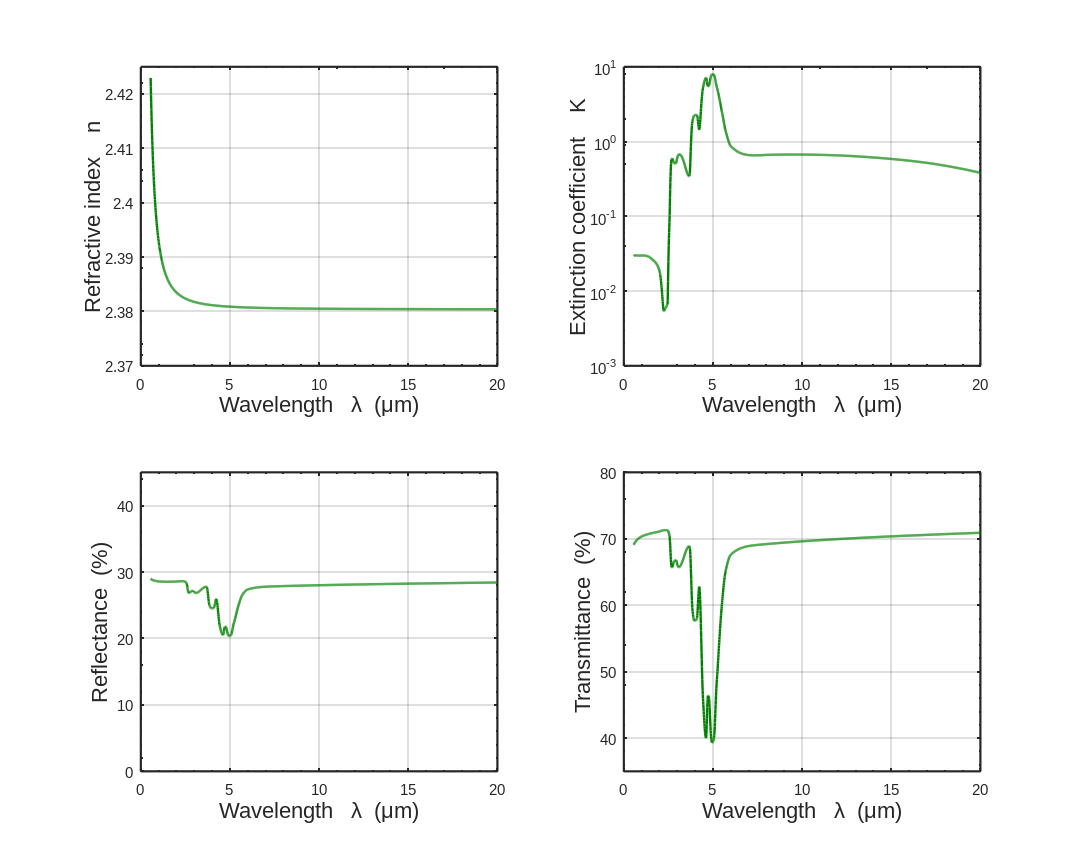

The MATLAB source for this figure:
clear all
close all
warning off MATLAB:polyfit

figure('name','diam')
set(gcf,'color',[1 1 1])
%set(gcf,'Position',get(0,'Screensize'),'PaperUnits','points','PaperPosition',get(0,'Screensize')); % Maximize figure + screen sized images [0 0 1440 878] 
set(gcf,'Position',[400    0   1000   800],'PaperUnits','points','PaperPosition',[400    0   1000   800]); % paper 
fnz = 'Arial'; % fontname
fsz = 20; % fontsize
fwz = 'normal';%'Bold'; % fontweight
msz = 8; % marker size
lwz = 2.2;  % line width


% data
%-----
h=300e-6;
l=.55:.01:20;
%l=4.4:.1:5.2;
bandx = [0 20];
ll=[.55 , .75 ,1    ,1.5 ,2   ,2.25,2.45,2.56,2.68,2.72,2.81,2.93,3.01,3.08,3.67,3.70,3.85,3.95,4.065,4.10,4.23,4.44,4.61,4.7 ,4.72,4.76,4.9,4.94,4.98,5.05,5.2,5.25,5.4 ,5.5 ,5.7,6   ,7   ,8   ,13  ,18  ,20]';
%tt=[.710,.7105,.711,.713,.715,.705,.657,.657,.666,.668,.66 ,.657,.689,.687,.593,.5765,.578,.58 ,.628,.46 ,.4  ,.458,.464,.463,.4 ,.393,.394,.399,.48,.5  ,.565,.601,.65,.676,.689,.692,.701,.707,.709]';
tt=[.691,.6988,.7035,.708,.711,.713,.713,.705,.657,.657,.666,.668,.66 ,.657,.689,.687,.593,.5765,.578,.58 ,.628,.46 ,.4  ,.458,.464,.463,.4 ,.393,.394,.399,.48,.5  ,.565,.601,.65,.676,.689,.692,.701,.707,.709]';


% coeff n
%--------
subplot(2,2,1)
hold on
grid on
set(gca,'box','on','linewidth',2)
set(gca,'XLim',bandx)%,'xtick',[0 1 2 3 4 5 6 7 8 9 10 11 12 13 14 15 16])
%set(gca,'YScale','log')%,'XMinorGrid','on','XAxisLocation','top')
set(gca,'ylim',[2.37 2.425])%,'ytick',[1e-8 1e-7 1e-6 1e-5 1e-4 1e-3 1e-2 1e-1 1e0 1e1])%,'ydir','reverse')
set(gca,'Fontname',fnz,'FontSize',0.7*fsz,'FontWeight',fwz)
set(gca,'XMinorTick','on')
set(gca,'YMinorTick','on')
xlabel('Wavelength   \lambda  (\mum)','FontSize',fsz)
ylabel('Refractive index    n','FontSize',fsz)

lb=(l.*1e3).^2;
A=1 ; B=0.3306 ; C=175.0 ; D= 4.3356 ; E=106.0 ; 
nn=(A + (B.*lb./(lb-C^2)) + (D.*lb./(lb-E^2)));
n=sqrt(nn);
plot(l,n,'color',[0 .5 0],'linewidth',lwz)
R=((n-1)./(n+1)).^2;
T=1-R;


% Transmittance
%--------------
subplot(2,2,4)
hold on
grid on
set(gca,'box','on','linewidth',2)
set(gca,'XLim',bandx)%,'xtick',[0 1 2 3 4 5 6 7 8 9 10 11 12 13 14 15 16])
%set(gca,'YScale','log')%,'XMinorGrid','on','XAxisLocation','top')
set(gca,'ylim',[35 80])%,'ytick',[1e-8 1e-7 1e-6 1e-5 1e-4 1e-3 1e-2 1e-1 1e0 1e1])%,'ydir','reverse')
set(gca,'Fontname',fnz,'FontSize',0.7*fsz,'FontWeight',fwz)
set(gca,'XMinorTick','on')
set(gca,'YMinorTick','on')
xlabel('Wavelength   \lambda  (\mum)','FontSize',fsz)
ylabel('Transmittance  (%)','FontSize',fsz)

Ttot=pchip(ll,tt,l);
plot(l,Ttot.*100,'color',[0 .5 0],'linewidth',lwz)


% coeff k
%--------
subplot(2,2,2)
hold on
grid on
set(gca,'box','on','linewidth',2)
set(gca,'XLim',bandx)%,'xtick',[0 1 2 3 4 5 6 7 8 9 10 11 12 13 14 15 16])
set(gca,'YScale','log')%,'XMinorGrid','on','XAxisLocation','top')
%set(gca,'ylim',[90 100])%,'ytick',[1e-8 1e-7 1e-6 1e-5 1e-4 1e-3 1e-2 1e-1 1e0 1e1])%,'ydir','reverse')
set(gca,'Fontname',fnz,'FontSize',0.7*fsz,'FontWeight',fwz)
set(gca,'XMinorTick','on')
set(gca,'YMinorTick','on')
xlabel('Wavelength   \lambda  (\mum)','FontSize',fsz)
ylabel('Extinction coefficient    K','FontSize',fsz)

lnn = -T.^2 + sqrt(T.^4 + 4.*R.^2.*Ttot.^2);
lnd = 2.*Ttot.*R.^2;
alpha=-log(lnn./lnd)./h;
k=l.*1e-6.*alpha./(4*h);
plot(l,k,'color',[0 .5 0],'linewidth',lwz)


% Reflectance
%-----------
subplot(2,2,3)
hold on
grid on
set(gca,'box','on','linewidth',2)
set(gca,'XLim',bandx)%,'xtick',[0 1 2 3 4 5 6 7 8 9 10 11 12 13 14 15 16])
%set(gca,'YScale','log')%,'XMinorGrid','on','XAxisLocation','top')
set(gca,'ylim',[0 45])%,'ytick',[1e-8 1e-7 1e-6 1e-5 1e-4 1e-3 1e-2 1e-1 1e0 1e1])%,'ydir','reverse')
set(gca,'Fontname',fnz,'FontSize',0.7*fsz,'FontWeight',fwz)
set(gca,'XMinorTick','on')
set(gca,'YMinorTick','on')
xlabel('Wavelength   \lambda  (\mum)','FontSize',fsz)
ylabel('Reflectance  (%)','FontSize',fsz)

abs=exp(-alpha.*h);
mRabs=(1-R).*abs;
Rabs=R.*abs;
Rtot = R .* (1 + (mRabs.^2)./(1-Rabs.^2));
plot(l,Rtot*100,'color',[0 .5 0],'linewidth',lwz)




print('-depsc2',sprintf('TH_diam.eps'), '-r300');
